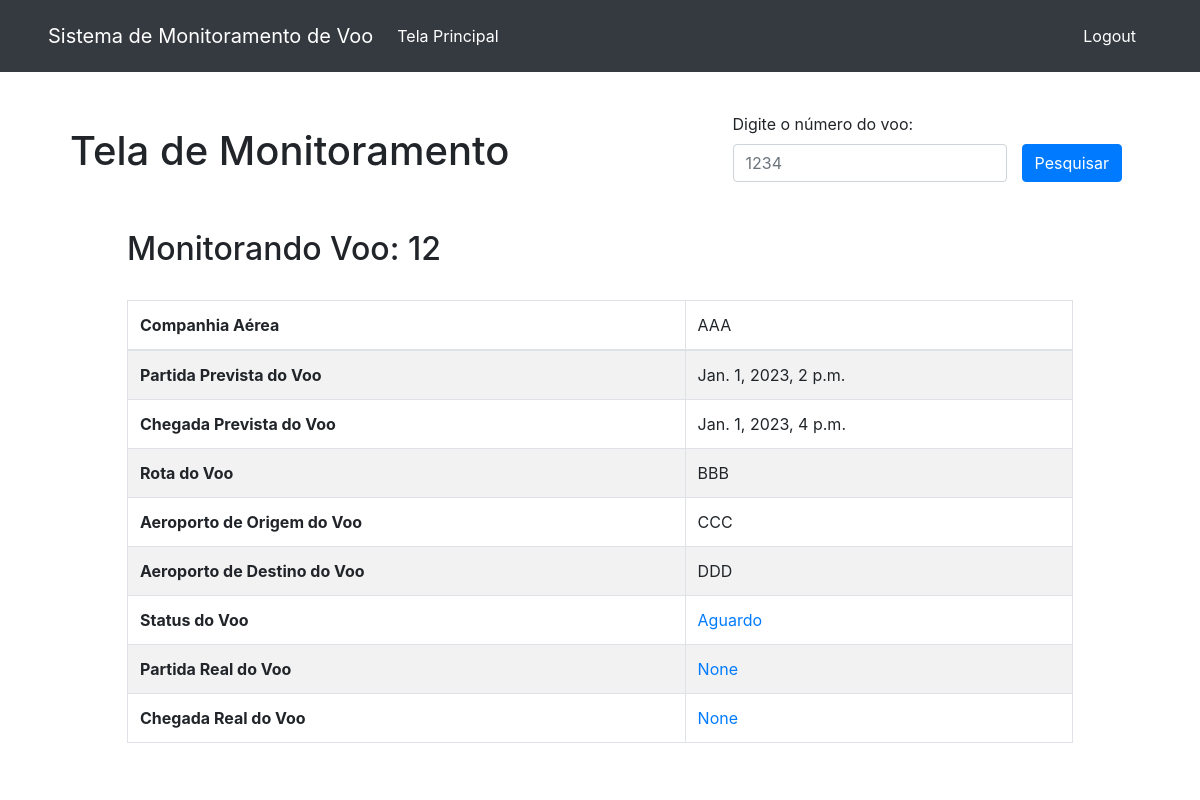
Screenshot of /monitoramento/?voo=12 with the database file from the repository.
### aeroporto/models.py (models this page shows, shortened)
class Voo(models.Model):
    codigoVoo = models.IntegerField(primary_key=True, null=False, unique=True)
    companhiaAerea = models.CharField(max_length=100, null=False)
    partidaPrevista = models.DateTimeField(null=False)
    partidaReal = models.DateTimeField(null=True)
    chegadaPrevista = models.DateTimeField(null=False)
    chegadaReal = models.DateTimeField(null=True)
    status = models.CharField(max_length=100, null=False, default='Aguardo')
    rota = models.CharField(max_length=100, null=True)
    aeroportoOrigem = models.CharField(max_length=100, null=False)
    aeroportoDestino = models.CharField(max_length=100, null=False)
    class Meta:
        db_table = 'voos'

### aeroporto/views.py (the view)
# urls.py: path('monitoramento/', views.voo_search_view, name='monitoramento_voo'),
def voo_search_view(request):
    voo_object = None
    query = None
    query_dict = request.GET
    try:
        query = int(query_dict.get('voo'))
    except:
        query = None
    if query is not None:
        try:
            voo_object = Voo.objects.get(codigoVoo=query)
        except:
            voo_object = None
            messages.error(request, f'Não foi encontrado Voo com o código {query}')
    context = {'voo': voo_object}
    return render(request, 'monitoramento/voosearch.html', context=context)

### template/monitoramento/voosearch.html (shortened to what this page needs)
{% load static %}
<!DOCTYPE html>
<html>
<head>
    <link rel="stylesheet" href="{% static 'css/bootstrap/bootstrap.min.css' %}">
    <link rel="stylesheet" href="{% static 'css/navbar.css' %}">
    <link rel="stylesheet" href="{% static 'css/monitoramento.css' %}">
</head>
<body>
    <div class="nav-container fixed-top">
        <nav class="navbar navbar-expand navbar-dark bg-dark">
            <a class="navbar-brand" href="{% url 'main'%}">Sistema de Monitoramento de Voo</a>
            <div class="collapse navbar-collapse" id="navbarText">
                <ul class="navbar-nav mr-auto">
                    <li class="nav-item active">
                        <a class="nav-link" href="{% url 'main'%}">Tela Principal<span class="sr-only">(current)</span></a>
                    </li>
                </ul>
                <span class="navbar-text">
                        <a class="nav-link" href="{% url 'login'%}">Logout<span class="sr-only">(current)</span></a>
                </span>
            </div>
        </nav>
    </div>
    <div class="container">
        <div class="search-box row">
            <div class="col-md titulo">
                <h1 titulo-text>Tela de Monitoramento</h1>
            </div>
            <form class="row g-3 search-form col-auto">
                <div class="col-auto mb-3">
                    <label for="formGroupExampleInput" class="form-label">Digite o número do voo:</label>
                    <input type="text" class="form-control" id="formGroupExampleInput" placeholder="1234" name="voo">
                </div>
                <div class="col-auto div-pesquisar">
                    <button type="submit" class="btn btn-primary mb-3">Pesquisar</button>
                </div>
            </form>
        </div>
        <div class="container-xl table-voo">
            <h2>Monitorando Voo: {{ voo.codigoVoo }} </h2>
            <br>
            <table class="table table-striped table-bordered">
                <thead>
                    <tr>
                        <th scope="col">Companhia Aérea</th>
                        <td scope="col">{{ voo.companhiaAerea}}</td>
                    </tr>
                </thead>
                <tbody>
                    <tr>
                        <th scope="row">Partida Prevista do Voo</th>
                        <td> {{voo.partidaPrevista}} </td>
                    </tr>
                    <tr>
                        <th scope="row">Chegada Prevista do Voo</th>
                        <td> {{voo.chegadaPrevista}} </td>
                    </tr>
                    <tr>
                        <th scope="row">Rota do Voo</th>
                        <td> {{voo.rota}} </td>
                    </tr>
                    <tr>
                        <th scope="row">Aeroporto de Origem do Voo</th>
                        <td> {{ voo.aeroportoOrigem}} </td>
                    </tr>
                    <tr>
                        <th scope="row">Aeroporto de Destino do Voo</th>
                        <td> {{ voo.aeroportoDestino}} </td>
                    </tr>
                    <tr>
                        <th scope="row">Status do Voo</th>
                        <td scope="col">
                            {% if voo.pk %}
                            <a href="{% url 'atualizar_status_voo' voo.pk %}">{{ voo.status }}</a> {% endif %}
                        </td>
                    </tr>
                    <tr>
                        <th scope="row">Partida Real do Voo</th>
                        <td scope="col">
                            {% if voo.pk %}
                            <a href="{% url 'atualizar_partida_voo' voo.pk %}">{{ voo.partidaReal }}</a> {% endif %}
                        </td>
                    </tr>
                    <tr>
                        <th scope="row">Chegada Real do Voo</th>
                        <td scope="col">
                            {% if voo.pk %}
                            <a href="{% url 'atualizar_chegada_voo' voo.pk %}">{{ voo.chegadaReal }}</a> {% endif %}
                        </td>
                    </tr>
                </tbody>
            </table>
        </div>
    </div>
</body>
</html>

### static/css/navbar.css (style rules this page uses)
.nav-container { background-color: #343a40; }
nav { margin-left: 2rem; margin-right: 2rem; }

### static/css/monitoramento.css (style rules this page uses)
.container { width: auto !important; max-width: 100vw !important; height: 85vh !important; background: #ffffff; margin-left: 2rem; margin-right: 2rem; margin-top: 7rem; }
.search-box { margin: 1rem; margin-left: 0rem; margin-top: 2rem; }
.btn { margin-top: 2rem; }
.div-pesquisar { align-items: flex-start; padding: 0 !important; }
.row { margin-right: .5rem !important; margin-left: .5rem !important; align-items: center; }
.table-voo { padding-right: 5rem !important; padding-left: 5rem !important; padding-top: 1rem !important; padding-bottom: 2rem !important; }
.titulo { display: inline-block; height: 100%; vertical-align: middle; }

### rows the page displays
Voo: codigoVoo "12", companhiaAerea "AAA", partidaPrevista "Jan. 1, 2023, 2 p.m.", chegadaPrevista "Jan. 1, 2023, 4 p.m.", rota "BBB", aeroportoOrigem "CCC", aeroportoDestino "DDD", status "Aguardo", partidaReal "None", chegadaReal "None"
